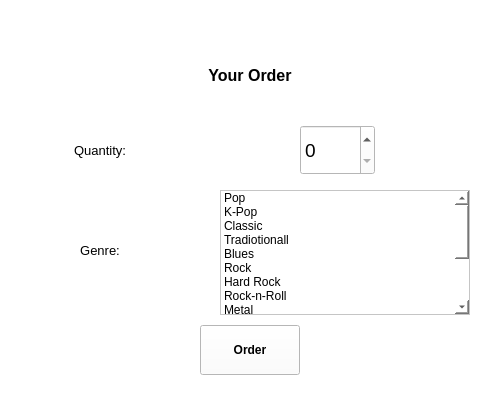
<?xml version="1.0" encoding="UTF-8"?>
<ui version="4.0">
 <class>Form</class>
 <widget class="QWidget" name="Form">
  <property name="geometry">
   <rect>
    <x>0</x>
    <y>0</y>
    <width>500</width>
    <height>400</height>
   </rect>
  </property>
  <property name="windowTitle">
   <string>Form</string>
  </property>
  <property name="styleSheet">
   <string notr="true">background-color: rgb(255, 255, 255);</string>
  </property>
  <widget class="QPushButton" name="pushButton">
   <property name="geometry">
    <rect>
     <x>200</x>
     <y>325</y>
     <width>100</width>
     <height>50</height>
    </rect>
   </property>
   <property name="font">
    <font>
     <weight>75</weight>
     <bold>true</bold>
    </font>
   </property>
   <property name="text">
    <string>Order</string>
   </property>
  </widget>
  <widget class="QLabel" name="label">
   <property name="geometry">
    <rect>
     <x>0</x>
     <y>50</y>
     <width>500</width>
     <height>50</height>
    </rect>
   </property>
   <property name="font">
    <font>
     <pointsize>12</pointsize>
     <weight>75</weight>
     <bold>true</bold>
    </font>
   </property>
   <property name="text">
    <string>Your Order</string>
   </property>
   <property name="alignment">
    <set>Qt::AlignCenter</set>
   </property>
  </widget>
  <widget class="QSpinBox" name="spinBox">
   <property name="geometry">
    <rect>
     <x>300</x>
     <y>125</y>
     <width>75</width>
     <height>50</height>
    </rect>
   </property>
   <property name="font">
    <font>
     <pointsize>14</pointsize>
    </font>
   </property>
   <property name="maximum">
    <number>10000</number>
   </property>
  </widget>
  <widget class="QLabel" name="label_2">
   <property name="geometry">
    <rect>
     <x>0</x>
     <y>125</y>
     <width>200</width>
     <height>50</height>
    </rect>
   </property>
   <property name="font">
    <font>
     <pointsize>10</pointsize>
     <weight>50</weight>
     <bold>false</bold>
    </font>
   </property>
   <property name="text">
    <string>Quantity:</string>
   </property>
   <property name="alignment">
    <set>Qt::AlignCenter</set>
   </property>
  </widget>
  <widget class="QLabel" name="label_3">
   <property name="geometry">
    <rect>
     <x>0</x>
     <y>225</y>
     <width>200</width>
     <height>50</height>
    </rect>
   </property>
   <property name="font">
    <font>
     <pointsize>10</pointsize>
    </font>
   </property>
   <property name="text">
    <string>Genre:</string>
   </property>
   <property name="alignment">
    <set>Qt::AlignCenter</set>
   </property>
  </widget>
  <widget class="QListWidget" name="listWidget">
   <property name="geometry">
    <rect>
     <x>220</x>
     <y>190</y>
     <width>250</width>
     <height>125</height>
    </rect>
   </property>
   <item>
    <property name="text">
     <string>Pop</string>
    </property>
   </item>
   <item>
    <property name="text">
     <string>K-Pop</string>
    </property>
   </item>
   <item>
    <property name="text">
     <string>Classic</string>
    </property>
   </item>
   <item>
    <property name="text">
     <string>Tradiotionall</string>
    </property>
   </item>
   <item>
    <property name="text">
     <string>Blues</string>
    </property>
   </item>
   <item>
    <property name="text">
     <string>Rock</string>
    </property>
   </item>
   <item>
    <property name="text">
     <string>Hard Rock</string>
    </property>
   </item>
   <item>
    <property name="text">
     <string>Rock-n-Roll</string>
    </property>
   </item>
   <item>
    <property name="text">
     <string>Metal</string>
    </property>
   </item>
   <item>
    <property name="text">
     <string>Jazz</string>
    </property>
   </item>
   <item>
    <property name="text">
     <string>Chanson</string>
    </property>
   </item>
   <item>
    <property name="text">
     <string>Cuntry</string>
    </property>
   </item>
   <item>
    <property name="text">
     <string>Kids</string>
    </property>
   </item>
   <item>
    <property name="text">
     <string>Love</string>
    </property>
   </item>
  </widget>
 </widget>
 <resources/>
 <connections/>
</ui>
